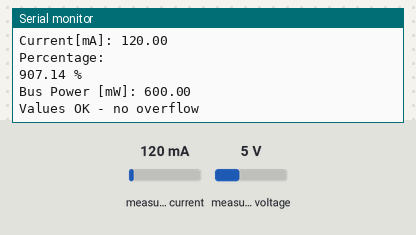
A program run on a simulated ESP32. On the bench: the last lines printed to the serial monitor. Inputs (shaded band) come from the test bench; at power-on: measured current 120 mA, measured voltage 5 V.

Above: at 1.2 s.
1.3 s: measured current set to 40 mA
2.8 s: measured voltage set to 0.3 V
At 4.0 s:
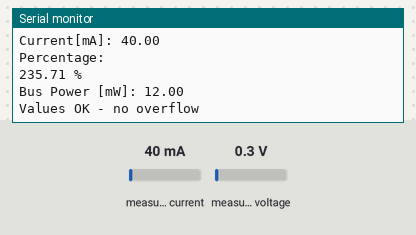
4.3 s: measured current set to 500 mA
At 7.3 s:
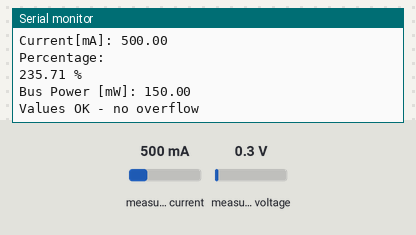
Timing chart, 0 to 8.8 s (numbered marks = the images above; inputs shaded):
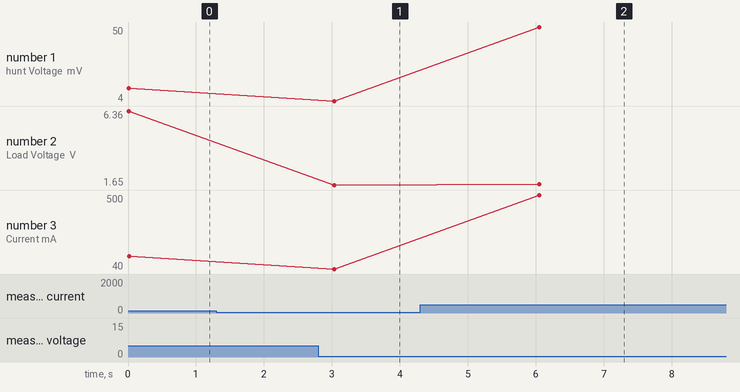

Measured:
- after the input at 2.8 s, the serial monitor: prints a new line after 0.23 s (image 1)
- after the input at 4.3 s, the serial monitor: prints a new line after 1.8 s (image 2)
- plotted number 1: 4 → 50 after the input at 4.3 s
- plotted number 2: 6.36 → 1.65 after the input at 2.8 s, 1.65 → 1.7 after the input at 4.3 s
- plotted number 3: 40 → 500 after the input at 4.3 s

The program:

main.cpp
```cpp
#include <Wire.h>
//#include <LiquidCrystal_I2C.h>
//LiquidCrystal_I2C lcd(0x27,16,2);
#include <INA226_WE.h>
#define I2C_ADDRESS 0x40

INA226_WE ina226(I2C_ADDRESS);
// INA226_WE ina226 = INA226_WE(); // Alternative: sets default address 0x40

void setup() {
  Serial.begin(115200);
  //lcd.init();
  // turn on LCD backlight
  //lcd.backlight();
  Wire.begin();
  Serial.println("Inicialization done!");
  // default parameters are set - for change check the other examples
  ina226.init();
  Serial.println("INA226 Current Sensor Example Sketch - PowerDown");
  Serial.println("Inicialization done!");
  Serial.println("Inicialization done!");
  Serial.println("Inicialization done!");
  Serial.println();
}
void continuousSampling(){
  float shuntVoltage_mV = 0.0;
  float loadVoltage_V = 0.0;
  float busVoltage_V = 0.0;
  float current_mA = 0.0;
  float power_mW = 0.0;
  float res=0.0;
  float pes=0.0;
  float correctionFactor=1.35;

  ina226.readAndClearFlags();
   // Aumentamos 1V al ajustar el factor a 2.0
  shuntVoltage_mV = ina226.getShuntVoltage_mV();
  busVoltage_V = ina226.getBusVoltage_V() + correctionFactor; // Añadimos 1V a la lectura
  current_mA = ina226.getCurrent_mA();
  power_mW = ina226.getBusPower();
  loadVoltage_V  = busVoltage_V + (shuntVoltage_mV/1000);

  Serial.print("Shunt Voltage [mV]: "); Serial.println(shuntVoltage_mV);
  Serial.print("Bus Voltage [V]: "); Serial.println(busVoltage_V);
  //lcd.setCursor ( 0 , 0);
  //lcd.print("Voltage:");
  //lcd.print(busVoltage_V);
  Serial.println("Voltage:");
  Serial.print(busVoltage_V);Serial.println(" V");
  Serial.print("Load Voltage [V]: "); Serial.println(loadVoltage_V);
  Serial.print("Current[mA]: "); Serial.println(current_mA);
  res= busVoltage_V /0.07;
  pes=res*10;
  //lcd.setCursor ( 0 , 1);
  //lcd.print("Percentage:");
  //lcd.print(pes);lcd.print("%");
  Serial.println("Percentage:");
  Serial.print(pes );Serial.println(" %");
  Serial.print("Bus Power [mW]: ");
  Serial.println(power_mW);
  if(!ina226.overflow){
    Serial.println("Values OK - no overflow");
  }
  else{
    Serial.println("Overflow! Choose higher current range");
  }
  Serial.println();
}

void loop() {
  for(int i=0; i<5; i++){
    continuousSampling();
    delay(3000);
  }

  Serial.println("Power down for 7s");
  ina226.powerDown();
  for(int i=0; i<7; i++){
    Serial.print(".");
    delay(1000);
  }

  Serial.println("Power up!");
  Serial.println("");
  ina226.powerUp();
}
```
